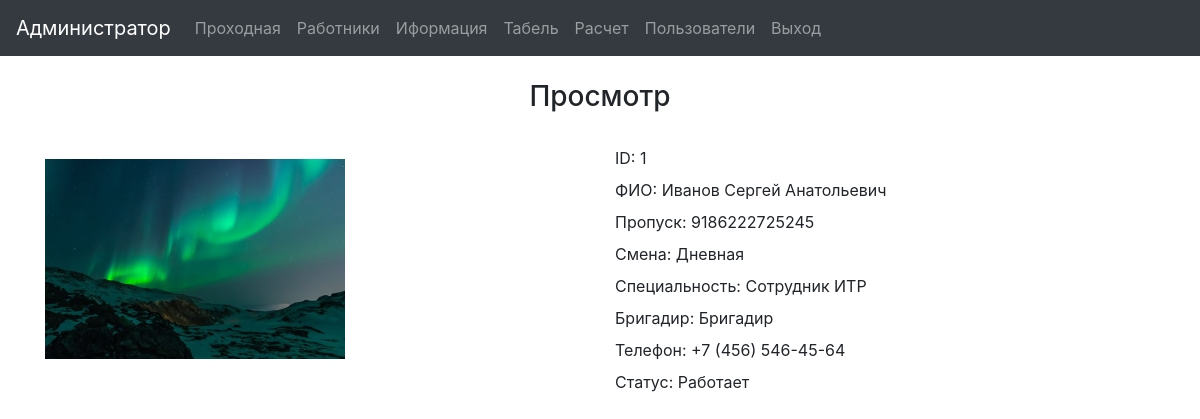
The app's page /workers/view/1 (signed in) with its own data.
### tables this page shows
CREATE TABLE `workers` (
  `w_id` int(11) NOT NULL,
  `name` varchar(100) NOT NULL,
  `surname` varchar(100) DEFAULT NULL,
  `father` varchar(100) NOT NULL,
  `code` varchar(100) NOT NULL,
  `commander` varchar(100) NOT NULL,
  `profession` int(100) NOT NULL,
  `smena` varchar(100) NOT NULL,
  `phone` varchar(100) DEFAULT NULL,
  `status` int(100) NOT NULL
);

CREATE TABLE `users` (
  `u_id` int(11) NOT NULL,
  `login` varchar(100) NOT NULL,
  `password` varchar(100) NOT NULL,
  `name` varchar(100) NOT NULL,
  `role` int(100) NOT NULL,
  `status` int(100) NOT NULL
);

### src/config/routes.php (called while the page is built)
<?php
return [
    'workers/view/([0-9]+)' => 'workers/view/$1',
    'workers/edit' => 'workers/edit',
    'workers/add' => 'workers/add',
    'workers/print' => 'workers/print',
    'workers/delete' => 'workers/delete',
    'workers' => 'workers/index',
    'security' => 'security/index',
    'info/exit/([0-9]+)/([0-9]+)' => 'info/exit/$1/$2',
    'info' => 'info/index',
    'table' => 'table/index',
    'money/close/([0-9]+)' => 'money/close/$1',
    'money/delete/([0-9]+)' => 'money/delete/$1',
    'money/add' => 'money/add',
    'money' => 'money/index',
    'users/add' => 'users/add',
    'users/edit/([0-9]+)' => 'users/edit/$1',
    'users/delete/([0-9]+)' => 'users/delete/$1',
    'users' => 'users/index',
    'login' => 'users/login',
    'exit' => 'users/exit',
    '' => 'users/login',
];

### src/controllers/WorkersController.php (called while the page is built, shortened)
<?php
class WorkersController {
    public function actionView($id)
    {
        UsersModel::checkUsersRole();
        $workersView = WorkersModel::workersView($id);
        include_once ROOT. '/views/view/viewIndex.php';
        return true;
    }
}

### src/index.php (called while the page is built, shortened)
<?php
$router = new Router();
$router->run();

### src/models/UsersModel.php (called while the page is built, shortened)
<?php
class UsersModel {
    public static function checkLogin()
    {
        if (isset($_SESSION['userId'])) {
            return $_SESSION['userId'];
        }
        return false;
    }
    public static function getInfoUsersById($u_id)
    {
        $db = DB::getConnection();
        $sql = 'SELECT * FROM users , role  WHERE role = r_id AND u_id = :id';
        $result = $db->prepare($sql);
        $result->execute([
            ':id' => $u_id,
        ]);
        $userInfo = [];
        while($row = $result->fetch()){
            $userInfo['id'] = $row['u_id'];
            $userInfo['name'] = $row['name'];
            $userInfo['login'] = $row['login'];
            $userInfo['password'] = $row['password'];
            $userInfo['role'] = $row['r_role'];
            $userInfo['status'] = $row['status'];
        }
        return $userInfo;
    }
    public static function checkUsersRole()
    {
        $u_id = self::checkLogin();
        if ($u_id !== false) {
            $userInfo = self::getInfoUsersById($u_id);
        } else {
            header("Location: /login");
        }
    }
}

### src/models/WorkersModel.php (called while the page is built, shortened)
<?php
class WorkersModel {
    public static function getWorkersStatus($status)
    {
        switch ($status) {
            case 1: $status = 'Работает'; break;
        }
        return $status;
    }
    public static function getCommanderName($id)
    {
        if ($id == 0) {
            $commanderName = 'Бригадир';
        }
        return $commanderName;
    }
    public static function workersView($id)
    {
        $db = DB::getConnection();
        $result = $db->query('SELECT * FROM workers WHERE w_id = '.$id);
        $workersView = $result->fetch();
        $workersView['profession'] = ProfessionModel::getProfessionName($workersView['profession']);
        $workersView['commander'] = self::getCommanderName($workersView['commander']) ;
        $workersView['status'] = self::getWorkersStatus($workersView['status']);
       return  $workersView;
    }
}

### src/models/ProfessionModel.php (called while the page is built, shortened)
<?php
class ProfessionModel {
    public static function getProfessionName($id)
    {
        $db = DB::getConnection();
        $profession = $db->prepare('SELECT * FROM profession WHERE id = :id');
        $profession->execute([
            ':id' => $id,
        ]);
        $professionName = $profession->fetch();
        $professionName = $professionName['name'];
        return $professionName;
    }
}

### src/views/view/viewIndex.php (the view, shortened to what this page needs)
<?php include_once ROOT . '/views/layouts/header.php'; ?>
<div class="container">
    <h3 style="text-align: center;">Просмотр</h3><br>
    <div class="row">
        <div class="col-lg">
            <img class="" style="  " src="/photo/<?= $workersView['code'] ?>.png" alt="">
        </div>
        <div class="col-lg">
            <label><?= "ID: " . $workersView['w_id']; ?></label><br>
            <label><?= "ФИО: " . $workersView['surname'] . " " . $workersView['name'] . " " . $workersView['father'] ?></label><br>
            <label><?= "Пропуск: " . $workersView['code']; ?></label><br>
            <label><?= "Смена: " . $workersView['smena']; ?> </label><br>
            <label><?= "Специальность: " . $workersView['profession'] ?> </label><br>
            <label><?= "Бригадир: " . $workersView['commander']; ?> </label><br>
            <label><?= "Телефон: " . $workersView['phone'] ?> </label><br>
            <label><?= "Статус: " . $workersView['status'] ?> </label><br>
        </div>
    </div>
</div>
<?php include_once ROOT . '/views/layouts/footer.php'; ?>

### src/components/Router.php (shortened to what this page needs)
<?php
class Router {
    private  $routes;
    public function __construct() {
        $routesPath = ROOT.'/config/routes.php';
        $this->routes = include($routesPath);
    }
    public function run() {
        $uri = $this->getURI();
        foreach ($this->routes as $uriPattern => $path){
            if(preg_match("~$uriPattern~",  $uri)) {
                $internalRooute = preg_replace("~$uriPattern~", $path, $uri);
                $segments = explode('/', $internalRooute);
                $controllerName = array_shift($segments).'Controller';
                $actionName = 'action'.ucfirst(array_shift($segments));
                $parameters = $segments;
                $controllerObject = new $controllerName;
                $result = call_user_func_array(array($controllerObject, $actionName), $parameters);
                if($result != null) {
                    break;
                } else {
                    break;
                }
            }
        }
    }
    private function getURI(){
        if(!empty($_SERVER['REQUEST_URI'])) {
            return trim($_SERVER['REQUEST_URI'], '/');
        }
    }
}

### src/views/layouts/header.php (shortened to what this page needs)
<!DOCTYPE html>
<html lang="ru">
<head>
    <link rel="stylesheet" href="/template/css/bootstrap.min.css">
</head>
<body>
<?php
    if(isset($_SESSION['userId']))
    {
        $infoUsers = UsersModel::getInfoUsersById($_SESSION['userId']);
    }
?>
<nav class="navbar  navbar-expand-lg  navbar-dark bg-dark"  >
    <div class="navbar-brand" >
        <?= $infoUsers['name']?>
    </div>
    <div class="collapse navbar-collapse" id="navbarSupportedContent">
        <ul class="navbar-nav mr-auto">
        <?php
            $array = [
                'admin' => [
                    'Проходная' => '/security',
                    'Работники' => '/workers',
                    'Иформация' => '/info',
                    'Табель' => '/table',
                    'Расчет' => '/money',
                    'Пользователи' => '/users',
                ],
                'moderator' => [
                    'Работники' => '/workers',
                    'Иформация' => '/info',
                    'Табель' => '/table',
                ],
                'security' => [
                    'Проходная' => '/security',
                    'Иформация' => '/info',
                ],
                'view' => [
                    'Работники' => '/workers',
                    'Иформация' => '/info',
                    'Табель' => '/table',
                    'Расчет' => '/money',
                ],
            ];
            foreach ($array as $key => $value) {
                if($key == $infoUsers['role']){
                    foreach ($value as $name => $src) {
                        echo '<li class="nav-item "><a class="nav-link" href="'.$src.'">'.$name.'</a></li>';
                    }
                }
            }
        ?>
            <li class="nav-item ">
                <a class="nav-link" href="/exit">Выход</a>
            </li>
        </ul>
    </div>
</nav>
<br>

### records on screen
workers: users.name "Администратор", name "Проходная", name "Работники", name "Иформация", name "Табель", name "Расчет", name "Пользователи", code (picture), w_id "1", surname "Иванов", name "Сергей", father "Анатольевич", code "9186222725245", smena "Дневная", profession "Сотрудник ИТР", commander "Бригадир", phone "+7 (456) 546-45-64", status "Работает"
